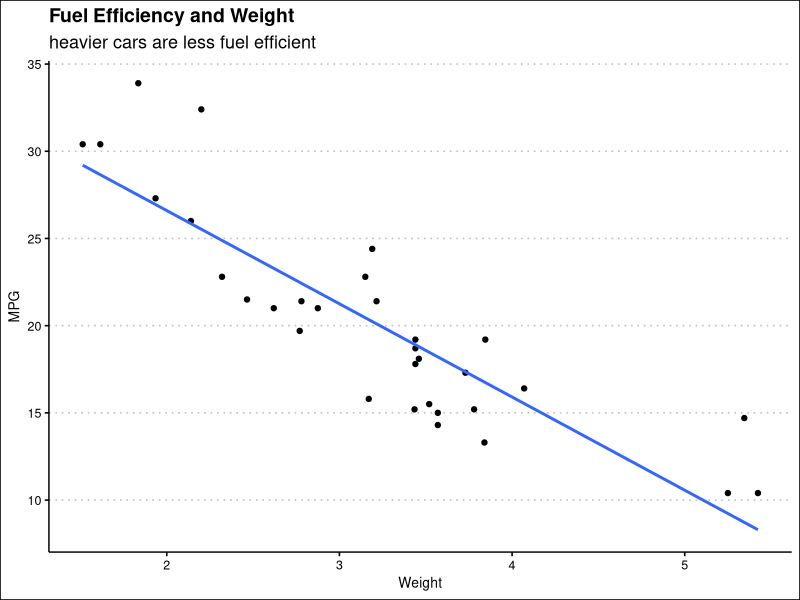

Write the R code that produced this figure.
library(tidyverse)
library(ggthemes)

car_plot = mtcars %>%
  select(mpg, wt) %>%
  ggplot(aes(x=wt, y=mpg)) +
  geom_point() +
  geom_smooth(method = "lm", formula=y~x, se=FALSE) +
  theme_clean() +
  labs(title="Fuel Efficiency and Weight",
       subtitle="heavier cars are less fuel efficient",
       x="Weight",
       y="MPG")
